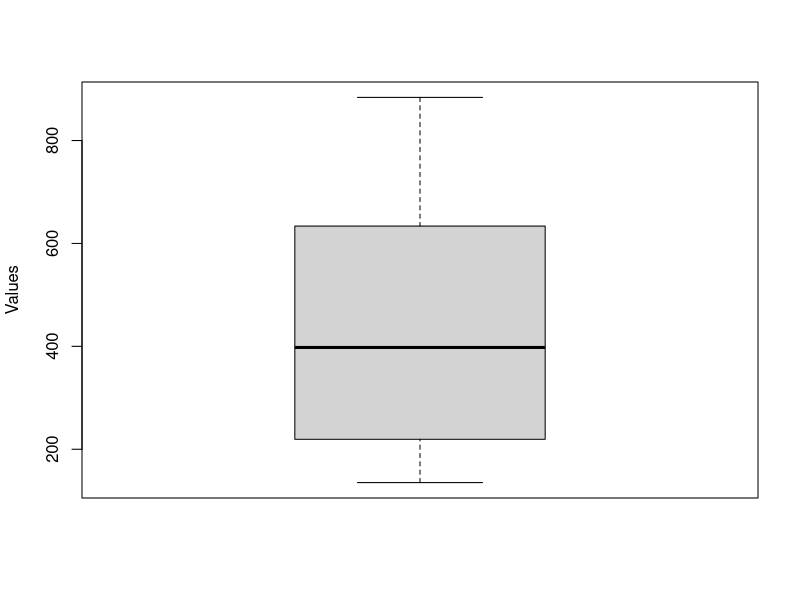
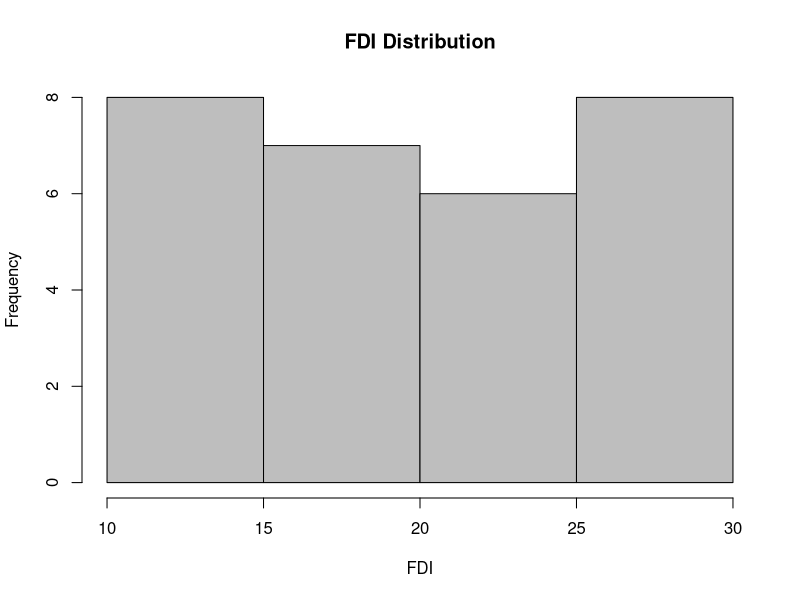
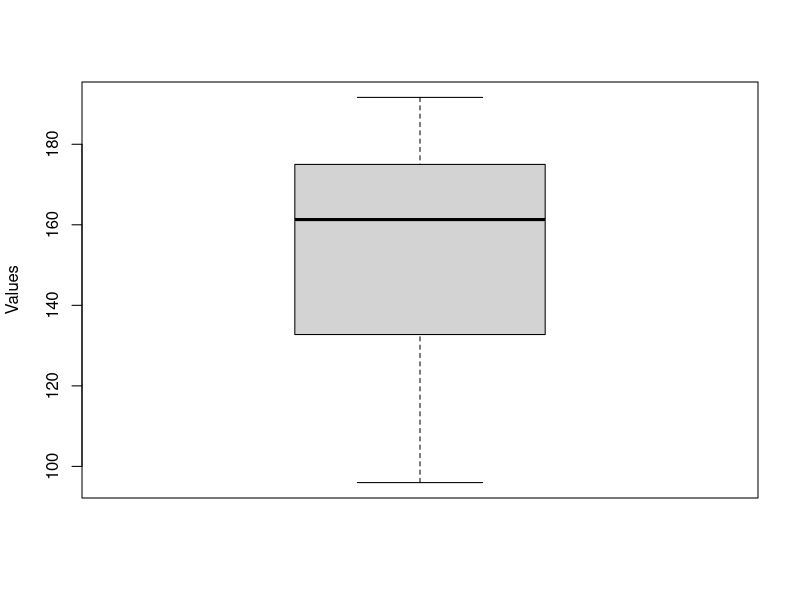
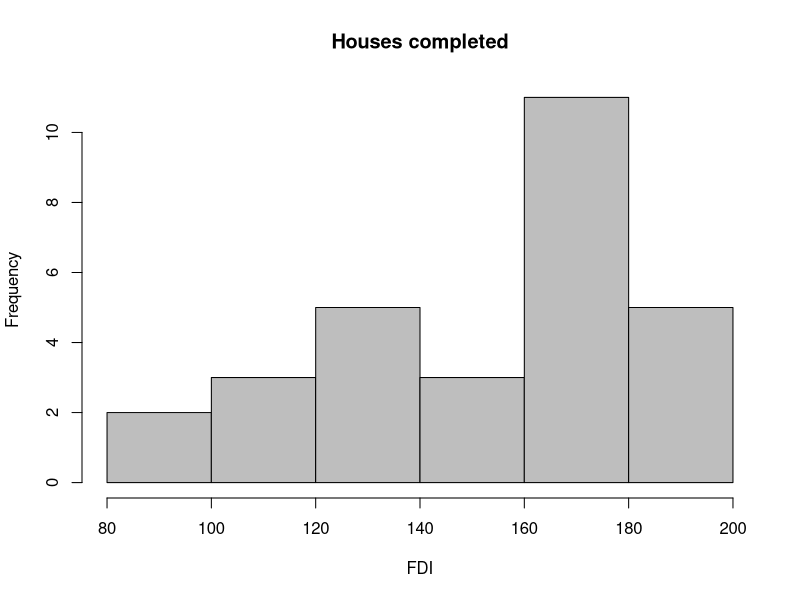
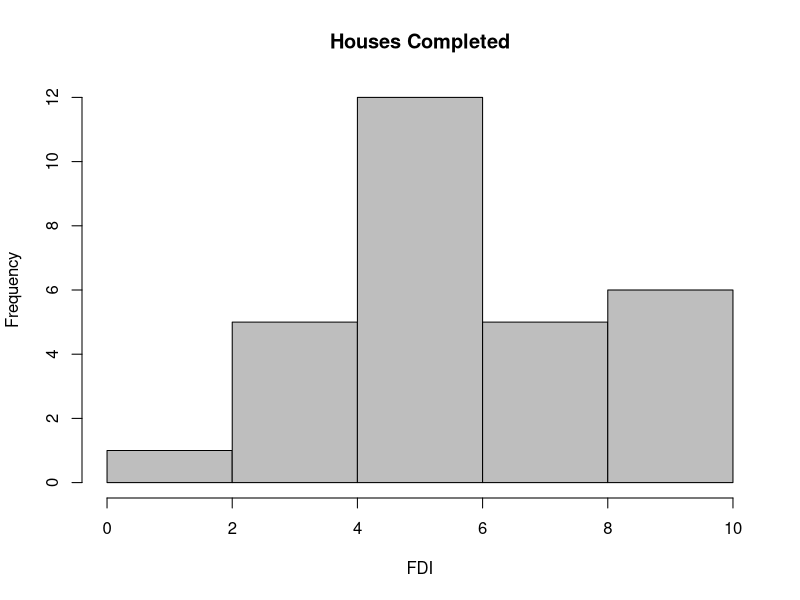
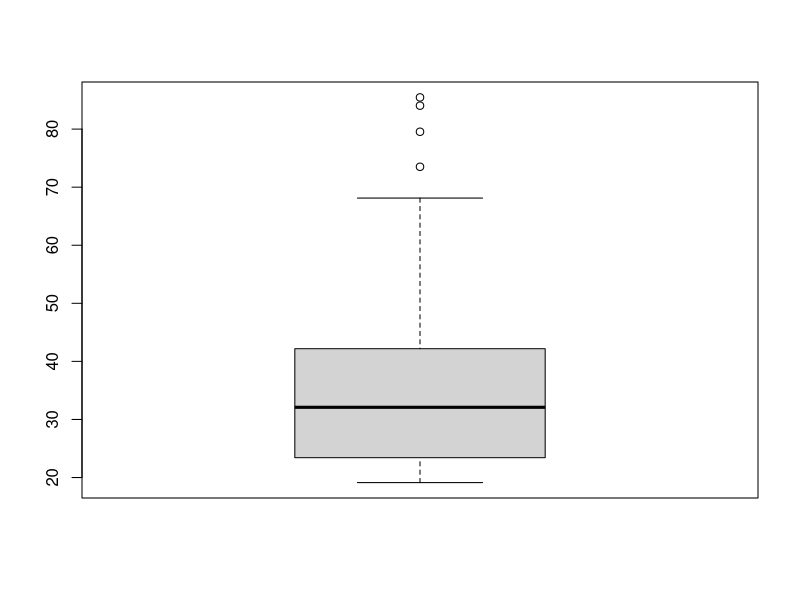
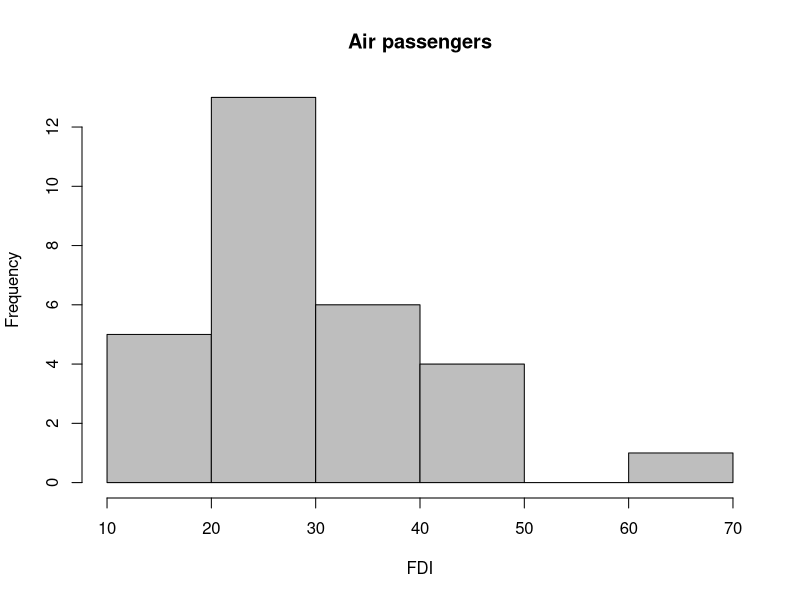
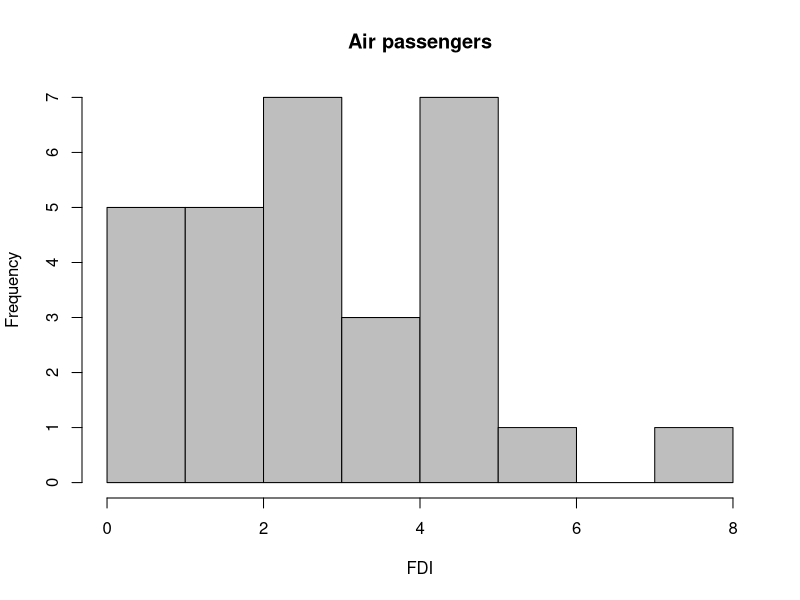

R code for these plots, in order:
 install.packages("tidyr")
 install.packages("ggplot2")
 install.packages("devtools")
 install.packages("caret")
 install.packages("dplyr")

library(dplyr)
library(ggplot2)
library(reshape2)
library(tidyr)
library(caret)
 rm(list = ls())

#loading data into dataframes
gdp_factors_df <- read.csv("gdp_factors.csv")
gdp_df <- read.csv("gdp_yearly.csv")

#summary
summary(gdp_factors_df)
summary(gdp_df)

#No of rows in Data frame
nrow(gdp_factors_df)
#396

nrow(gdp_df)
#58

#Converting date to its corresponding year
gdp_factors_df$date <- as.Date(gdp_factors_df$date,"%Y-%m-%d") 
gdp_factors_df$date <- as.numeric(format(gdp_factors_df$date,"%Y"))


#Grouping by year
yearly_df <- gdp_factors_df %>%
  group_by(date) %>%
    summarise(house_completed = sum(house_completed)/ 1000,
              air_passengers = sum(air_passengers)/1000,
              manufacuting_sales = sum(manufacuting_sales) /1000,
              total_reserve = sum(total_reserve)/1000,
              low_income_per = mean(low_income_per,na.rm = T),
              fdi = mean(fdi,na.rm = T)/1000,
              male_employement_per = mean(male_employement_per,na.rm = T),
              male_unemployment_per = mean(unemployment_male_per,na.rm = T)
              )
  
  nrow(yearly_df)
  #33
  
  #summary
  summary(yearly_df)
  
  # There are 22 NA's in manufacturing out of 33 so droping it
  yearly_df$manufacuting_sales <- NULL
  
  #changing column name to year
  colnames(yearly_df)[1] <- ("year")
  
  #filtering data for year after 1986
  gdp_df <- gdp_df %>%
    filter(year >= 1987)
  
  #removing rows having na values
  yearly_df <- yearly_df %>%
    na.omit(yearly_df)
  
  #final dataset for factors mapped yearly
  yearly_df
  
  nrow(yearly_df)
  #29 rows
  
  
  ################# Univariate Analysis of Factors ####################
  
   # 1 fdi 
  
  data = yearly_df$fdi
  
  #detecting outliers from boxplot
  boxplot(data,ylab= "Values")
  
  #Normal distribution Shapiro test 
  shapiro.test(data)
  
  #p-value < 0.05 so data is not normally distributed
  
  #Performing square root transformation
  data = sqrt(data)
  
  #Checking again Shapiro test
  shapiro.test(data)
  # p value = 0.05562, which is > 0.05
  
  #NormalDistribution Histogram of transformed FDI data
  hist(data, main="FDI Distribution", 
       xlab="FDI", 
       border="black", 
       col="gray" )
  
  #assigning transformed data to FDI
  yearly_df$fdi = data
  
  
  # 2 house_completed
  
  data = yearly_df$house_completed

  #Outlier detection
  boxplot(data,ylab="Values")
  
  #Normal distribution shapiro test
  shapiro.test(data)
  
  #summary of house_completed data point
  summary(data)
  
  #Distribution Histogram
  hist(data,main="Houses completed", 
       xlab="FDI", 
       border="black", 
       col="gray")
  
  #removing left skew by subtracting max value from data
  data = 191.60 - data + 1
  
  #Performing square root transformation
  data = sqrt(data)
  
  #Normal distributed Histogram
  hist(data,main="Houses Completed", 
       xlab="FDI", 
       border="black", 
       col="gray")
  
  #Assigning values to house_completed
  yearly_df$house_completed = data
  
  # 3 air passenger
  
  data = yearly_df$air_passengers
  
  #Outlier identification
  boxplot(data)
  
  #Accessing outlier data
  out = boxplot.stats((data))$out
  
  #Oulier data
  out
  
  #Replacing outlier data with min data
  data[data %in% out] = min(data)  
  
  #summary of transformed data
  summary(data)
  
  #Plotting Distribution
  hist(data,main="Air passengers", 
       xlab="FDI", 
       border="black", 
       col="gray")
  
  
  
  #Removing right skewness of data using min value
  data = data - 19.13 + 1
  

  #Performing Square root transformation
  data = sqrt(data) 
  
  #Distribution histogram
  hist(data,main="Air passengers", 
       xlab="FDI", 
       border="black", 
       col="gray")
  
  #Normal distribution shapiro test
  shapiro.test(data)
  
  #assigning data to air passengers
  yearly_df$air_passengers = data
  
  #4 low_income_per

  data = yearly_df$low_income_per
  
  #Outlier identification
  boxplot(data)
  
  #Plotting Distribution
  hist(data,main="Low income %", 
       xlab="FDI", 
       border="black", 
       col="gray")
  
  #Checking if data is normally distributed
  shapiro.test(data)
  # p value = 0.481, which is > 0.05 hence low_income_per is equally distributed
  
  
  #5 total_reserve
  
  data = yearly_df$total_reserve
  
  
  boxplot(data)
  
  #Normal distribution shapiro test
  shapiro.test(data)
  # p value less than 0.05, hence data is not normally distributed
  
  summary(data)
  
  #Distribution Histogram plot
  hist(data,main="Total reserve", 
       xlab="FDI", 
       border="black", 
       col="gray")
  
  #removing skewness with minimum value
  data = data - 145.3 + 1  
  
  #Performing Square root transformation
  data = sqrt(data)
  
  shapiro.test(data)
  # p value > 0.05
  
  #Distribution of total_reserve data
  hist(data,main="Total reserve", 
       xlab="FDI", 
       border="black", 
       col="gray")
  
  yearly_df$total_reserve = data
  
  #6 employment
  
  data = yearly_df$male_employement_per
  boxplot(data)
  
  #Normal distribution shapiro test
  shapiro.test(data)
  
  #Distribution histogram
  hist(data,main="Male employment", 
       xlab="FDI", 
       border="black", 
       col="gray")
  
  summary(data)
  
  #removing skewness using max value
  data = 33.64 - data + 1
  
  shapiro.test(data)
  
  data = sqrt(data)
  
  #Log transformation of data
  data = log(data)   
  
  shapiro.test(data)
  #p value > 0.05
  
  hist(data,main="Male employment %", 
       xlab="FDI", 
       border="black", 
       col="gray")
  
  #assigning transformed values to male_employment_per
  yearly_df$male_employement_per = data
  
  #7 unemployment
  
  data = yearly_df$male_unemployment_per
  
  
  boxplot(data)
  
  #Normal distribution shapiro test
  shapiro.test(data)
  
  
  summary(data)
  
  #Distribution histogram
  hist(data,main="Male unemployment %", 
       xlab="FDI", 
       border="black", 
       col="gray")
  
  #removing skewness using min value
  data = data - 6.135 + 1 
  
  #Performing log transformation
  data = log(data)
  

  hist(data,main="Male unemployment %", 
       xlab="FDI", 
       border="black", 
       col="gray")
  

  shapiro.test(data)
  # p value > 0.05
  
  #assigning transformed values to male_unemployement_per
  yearly_df$male_unemployment_per = data
  

  #merging with GDP data on year
  merged_df <- merge(gdp_df,yearly_df,by = "year",all.y = T)
  
  #tranforming merged data to year wise
  melted_data <- melt(merged_df,id.vars = "year")
  
  #Plot to show yearly trend of each variable
  ggplot(melted_data, aes(year,value)) +  
    geom_point() +
    facet_wrap(.~variable,scales = "free_y",ncol = 2)+
    theme_bw() + 
    scale_x_continuous(breaks = seq(1987,2019,5))+
    labs(title = "Yearly trend of variables")+
    ylab("Values")+
    xlab("Year")
  
  
  #Calculating correlation between variables
  corr_mat <- cor(merged_df[,-c(1,2)]) #skipping first two columns
  
  corr_mat
  
  # Heat map showing intensity of correlation 
  qplot(x = Var1, y = Var2,
        data = melt(corr_mat, use = "p"),
        fill = value,
        geom = "tile") +
    scale_fill_gradient2(limits = c(-1, 1))+
    xlab("Variable")+
    ylab("Variable")
  
  #Getting index from correlation matrix to identify variables with high correlation
  index <- findCorrelation(corr_mat,.92)
  
  #Getting names from index 
  to_be_removed <- colnames(corr_mat)[index]
  
  to_be_removed
  
  #Droping columns which are correlated
  merged_df <- merged_df[!names(merged_df) %in% to_be_removed]
  
  #Filtering data to make data for training linear regression model, taking data of years < 2017
  data_model <- merged_df %>%
    filter(year < 2017)

  #building linear regression model, removing first column (year values)
  lmMod <- lm(gdp ~ ., data=data_model[,-c(1)])
  
  #Summary of model
  summary (lmMod)
  
  #Coefficients of variables
  summary(lmMod)$coef
  
  #Variance table
  anova(lmMod)
  
  #Getting testing data
  predict_data = merged_df %>%
   filter(year == 2017 | year == 2018)
  
  #Assigning GDP value of year 2018
  predict_data[predict_data$year == 2018,"gdp"] <- 1.712
    
  #Predicting data using model
  predictions <- lmMod %>% 
    predict(predict_data[,-c(1,2)])
  
  predictions
  
  prediction <- c(predictions[1],predictions[2])
  actual <- predict_data$gdp
  
  # Root mean square error
  
  RMSE(prediction,actual)
  
  #predicted value of GDP of year 2017
  
  prediction[1]
  # actual GDP value is 1.64
  
  #predicted value of GDP of year 2018
  
  prediction[2]
  # actual GDP value is 1.712
  
  
  